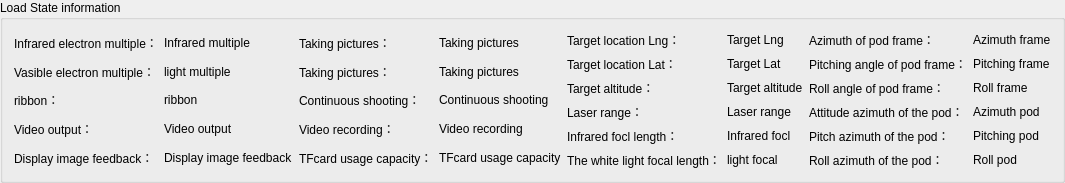
       <widget class="QGroupBox" name="groupBox_54_PayloadStatusInfo_Common">
        <property name="sizePolicy">
         <sizepolicy hsizetype="Minimum" vsizetype="Minimum">
          <horstretch>0</horstretch>
          <verstretch>0</verstretch>
         </sizepolicy>
        </property>
        <property name="minimumSize">
         <size>
          <width>2</width>
          <height>2</height>
         </size>
        </property>
        <property name="title">
         <string>Load State information</string>
        </property>
        <layout class="QHBoxLayout" name="horizontalLayout_4">
         <item>
          <layout class="QGridLayout" name="gridLayout_15">
           <item row="0" column="1">
            <widget class="QLabel" name="label_54_Status_InfraredOut_Common">
             <property name="sizePolicy">
              <sizepolicy hsizetype="Minimum" vsizetype="Minimum">
               <horstretch>0</horstretch>
               <verstretch>0</verstretch>
              </sizepolicy>
             </property>
             <property name="minimumSize">
              <size>
               <width>2</width>
               <height>2</height>
              </size>
             </property>
             <property name="text">
              <string>Infrared multiple</string>
             </property>
            </widget>
           </item>
           <item row="3" column="1">
            <widget class="QLabel" name="label_54_Status_VideoOutput_Common">
             <property name="sizePolicy">
              <sizepolicy hsizetype="Minimum" vsizetype="Minimum">
               <horstretch>0</horstretch>
               <verstretch>0</verstretch>
              </sizepolicy>
             </property>
             <property name="minimumSize">
              <size>
               <width>2</width>
               <height>2</height>
              </size>
             </property>
             <property name="text">
              <string>Video output</string>
             </property>
            </widget>
           </item>
           <item row="1" column="0">
            <widget class="QLabel" name="label_61">
             <property name="sizePolicy">
              <sizepolicy hsizetype="Minimum" vsizetype="Minimum">
               <horstretch>0</horstretch>
               <verstretch>0</verstretch>
              </sizepolicy>
             </property>
             <property name="minimumSize">
              <size>
               <width>2</width>
               <height>2</height>
              </size>
             </property>
             <property name="text">
              <string>Vasible electron multiple：</string>
             </property>
            </widget>
           </item>
           <item row="0" column="0">
            <widget class="QLabel" name="label_60">
             <property name="sizePolicy">
              <sizepolicy hsizetype="Minimum" vsizetype="Minimum">
               <horstretch>0</horstretch>
               <verstretch>0</verstretch>
              </sizepolicy>
             </property>
             <property name="minimumSize">
              <size>
               <width>2</width>
               <height>2</height>
              </size>
             </property>
             <property name="text">
              <string>Infrared electron multiple：</string>
             </property>
            </widget>
           </item>
           <item row="2" column="0">
            <widget class="QLabel" name="label_62">
             <property name="sizePolicy">
              <sizepolicy hsizetype="Minimum" vsizetype="Minimum">
               <horstretch>0</horstretch>
               <verstretch>0</verstretch>
              </sizepolicy>
             </property>
             <property name="minimumSize">
              <size>
               <width>2</width>
               <height>2</height>
              </size>
             </property>
             <property name="text">
              <string>ribbon：</string>
             </property>
            </widget>
           </item>
           <item row="2" column="1">
            <widget class="QLabel" name="label_54_Status_Ribbon_Common">
             <property name="sizePolicy">
              <sizepolicy hsizetype="Minimum" vsizetype="Minimum">
               <horstretch>0</horstretch>
               <verstretch>0</verstretch>
              </sizepolicy>
             </property>
             <property name="minimumSize">
              <size>
               <width>2</width>
               <height>2</height>
              </size>
             </property>
             <property name="text">
              <string>ribbon</string>
             </property>
            </widget>
           </item>
           <item row="1" column="1">
            <widget class="QLabel" name="label_54_Status_LightOut_Common">
             <property name="sizePolicy">
              <sizepolicy hsizetype="Minimum" vsizetype="Minimum">
               <horstretch>0</horstretch>
               <verstretch>0</verstretch>
              </sizepolicy>
             </property>
             <property name="minimumSize">
              <size>
               <width>2</width>
               <height>2</height>
              </size>
             </property>
             <property name="text">
              <string>light multiple</string>
             </property>
            </widget>
           </item>
           <item row="3" column="0">
            <widget class="QLabel" name="label_63">
             <property name="sizePolicy">
              <sizepolicy hsizetype="Minimum" vsizetype="Minimum">
               <horstretch>0</horstretch>
               <verstretch>0</verstretch>
              </sizepolicy>
             </property>
             <property name="minimumSize">
              <size>
               <width>2</width>
               <height>2</height>
              </size>
             </property>
             <property name="text">
              <string>Video output：</string>
             </property>
            </widget>
           </item>
           <item row="4" column="0">
            <widget class="QLabel" name="label_52">
             <property name="text">
              <string>Display image feedback：</string>
             </property>
            </widget>
           </item>
           <item row="4" column="1">
            <widget class="QLabel" name="label_54_Status_LightShowPictureRespond_Common">
             <property name="text">
              <string>Display image feedback</string>
             </property>
            </widget>
           </item>
          </layout>
         </item>
         <item>
          <layout class="QGridLayout" name="gridLayout_16">
           <item row="1" column="0">
            <widget class="QLabel" name="label_71">
             <property name="sizePolicy">
              <sizepolicy hsizetype="Minimum" vsizetype="Minimum">
               <horstretch>0</horstretch>
               <verstretch>0</verstretch>
              </sizepolicy>
             </property>
             <property name="minimumSize">
              <size>
               <width>2</width>
               <height>2</height>
              </size>
             </property>
             <property name="text">
              <string>Taking pictures：</string>
             </property>
            </widget>
           </item>
           <item row="1" column="1">
            <widget class="QLabel" name="label_54_Status_CapPicture_Common">
             <property name="sizePolicy">
              <sizepolicy hsizetype="Minimum" vsizetype="Minimum">
               <horstretch>0</horstretch>
               <verstretch>0</verstretch>
              </sizepolicy>
             </property>
             <property name="minimumSize">
              <size>
               <width>2</width>
               <height>2</height>
              </size>
             </property>
             <property name="text">
              <string>Taking pictures</string>
             </property>
            </widget>
           </item>
           <item row="3" column="1">
            <widget class="QLabel" name="label_54_Status_RecodeVideo_Common">
             <property name="sizePolicy">
              <sizepolicy hsizetype="Minimum" vsizetype="Minimum">
               <horstretch>0</horstretch>
               <verstretch>0</verstretch>
              </sizepolicy>
             </property>
             <property name="minimumSize">
              <size>
               <width>2</width>
               <height>2</height>
              </size>
             </property>
             <property name="text">
              <string>Video recording</string>
             </property>
            </widget>
           </item>
           <item row="2" column="0">
            <widget class="QLabel" name="label_69">
             <property name="sizePolicy">
              <sizepolicy hsizetype="Minimum" vsizetype="Minimum">
               <horstretch>0</horstretch>
               <verstretch>0</verstretch>
              </sizepolicy>
             </property>
             <property name="minimumSize">
              <size>
               <width>2</width>
               <height>2</height>
              </size>
             </property>
             <property name="text">
              <string>Continuous shooting：</string>
             </property>
            </widget>
           </item>
           <item row="0" column="0">
            <widget class="QLabel" name="label_67">
             <property name="sizePolicy">
              <sizepolicy hsizetype="Minimum" vsizetype="Minimum">
               <horstretch>0</horstretch>
               <verstretch>0</verstretch>
              </sizepolicy>
             </property>
             <property name="minimumSize">
              <size>
               <width>2</width>
               <height>2</height>
              </size>
             </property>
             <property name="text">
              <string>Taking pictures：</string>
             </property>
            </widget>
           </item>
           <item row="4" column="0">
            <widget class="QLabel" name="label_45">
             <property name="text">
              <string>TFcard usage capacity：</string>
             </property>
            </widget>
           </item>
           <item row="0" column="1">
            <widget class="QLabel" name="label_54_Status_TakePicture_Common">
             <property name="sizePolicy">
              <sizepolicy hsizetype="Minimum" vsizetype="Minimum">
               <horstretch>0</horstretch>
               <verstretch>0</verstretch>
              </sizepolicy>
             </property>
             <property name="minimumSize">
              <size>
               <width>2</width>
               <height>2</height>
              </size>
             </property>
             <property name="text">
              <string>Taking pictures</string>
             </property>
            </widget>
           </item>
           <item row="4" column="1">
            <widget class="QLabel" name="label_54_Status_TFCapacity_Common">
             <property name="text">
              <string>TFcard usage capacity</string>
             </property>
            </widget>
           </item>
           <item row="3" column="0">
            <widget class="QLabel" name="label_65">
             <property name="sizePolicy">
              <sizepolicy hsizetype="Minimum" vsizetype="Minimum">
               <horstretch>0</horstretch>
               <verstretch>0</verstretch>
              </sizepolicy>
             </property>
             <property name="minimumSize">
              <size>
               <width>2</width>
               <height>2</height>
              </size>
             </property>
             <property name="text">
              <string>Video recording：</string>
             </property>
            </widget>
           </item>
           <item row="2" column="1">
            <widget class="QLabel" name="label_54_Status_ContinueTakePicture_Common">
             <property name="sizePolicy">
              <sizepolicy hsizetype="Minimum" vsizetype="Minimum">
               <horstretch>0</horstretch>
               <verstretch>0</verstretch>
              </sizepolicy>
             </property>
             <property name="minimumSize">
              <size>
               <width>2</width>
               <height>2</height>
              </size>
             </property>
             <property name="text">
              <string>Continuous shooting</string>
             </property>
            </widget>
           </item>
          </layout>
         </item>
         <item>
          <layout class="QGridLayout" name="gridLayout_17">
           <item row="3" column="1">
            <widget class="QLabel" name="label_54_Status_TelemeterDistanceValue_Common">
             <property name="sizePolicy">
              <sizepolicy hsizetype="Minimum" vsizetype="Minimum">
               <horstretch>0</horstretch>
               <verstretch>0</verstretch>
              </sizepolicy>
             </property>
             <property name="minimumSize">
              <size>
               <width>2</width>
               <height>2</height>
              </size>
             </property>
             <property name="text">
              <string>Laser range</string>
             </property>
            </widget>
           </item>
           <item row="3" column="0">
            <widget class="QLabel" name="label_87">
             <property name="sizePolicy">
              <sizepolicy hsizetype="Minimum" vsizetype="Minimum">
               <horstretch>0</horstretch>
               <verstretch>0</verstretch>
              </sizepolicy>
             </property>
             <property name="minimumSize">
              <size>
               <width>2</width>
               <height>2</height>
              </size>
             </property>
             <property name="text">
              <string>Laser range：</string>
             </property>
            </widget>
           </item>
           <item row="5" column="1">
            <widget class="QLabel" name="label_54_Status_LightFocus_Common">
             <property name="sizePolicy">
              <sizepolicy hsizetype="Minimum" vsizetype="Minimum">
               <horstretch>0</horstretch>
               <verstretch>0</verstretch>
              </sizepolicy>
             </property>
             <property name="minimumSize">
              <size>
               <width>2</width>
               <height>2</height>
              </size>
             </property>
             <property name="text">
              <string>light focal</string>
             </property>
            </widget>
           </item>
           <item row="4" column="1">
            <widget class="QLabel" name="label_54_Status_InfraredFocus_Common">
             <property name="sizePolicy">
              <sizepolicy hsizetype="Minimum" vsizetype="Minimum">
               <horstretch>0</horstretch>
               <verstretch>0</verstretch>
              </sizepolicy>
             </property>
             <property name="minimumSize">
              <size>
               <width>2</width>
               <height>2</height>
              </size>
             </property>
             <property name="text">
              <string>Infrared focl</string>
             </property>
            </widget>
           </item>
           <item row="0" column="0">
            <widget class="QLabel" name="label_99">
             <property name="sizePolicy">
              <sizepolicy hsizetype="Minimum" vsizetype="Minimum">
               <horstretch>0</horstretch>
               <verstretch>0</verstretch>
              </sizepolicy>
             </property>
             <property name="minimumSize">
              <size>
               <width>2</width>
               <height>2</height>
              </size>
             </property>
             <property name="text">
              <string>Target location Lng：</string>
             </property>
            </widget>
           </item>
           <item row="0" column="1">
            <widget class="QLabel" name="label_54_Status_TargetLongitude_Common">
             <property name="sizePolicy">
              <sizepolicy hsizetype="Minimum" vsizetype="Minimum">
               <horstretch>0</horstretch>
               <verstretch>0</verstretch>
              </sizepolicy>
             </property>
             <property name="minimumSize">
              <size>
               <width>2</width>
               <height>2</height>
              </size>
             </property>
             <property name="text">
              <string>Target Lng</string>
             </property>
            </widget>
           </item>
           <item row="1" column="1">
            <widget class="QLabel" name="label_54_Status_TargetLatitude_Common">
             <property name="sizePolicy">
              <sizepolicy hsizetype="Minimum" vsizetype="Minimum">
               <horstretch>0</horstretch>
               <verstretch>0</verstretch>
              </sizepolicy>
             </property>
             <property name="minimumSize">
              <size>
               <width>2</width>
               <height>2</height>
              </size>
             </property>
             <property name="text">
              <string>Target Lat</string>
             </property>
            </widget>
           </item>
           <item row="1" column="0">
            <widget class="QLabel" name="label_93">
             <property name="sizePolicy">
              <sizepolicy hsizetype="Minimum" vsizetype="Minimum">
               <horstretch>0</horstretch>
               <verstretch>0</verstretch>
              </sizepolicy>
             </property>
             <property name="minimumSize">
              <size>
               <width>2</width>
               <height>2</height>
              </size>
             </property>
             <property name="text">
              <string>Target location Lat：</string>
             </property>
            </widget>
           </item>
           <item row="2" column="0">
            <widget class="QLabel" name="label_100">
             <property name="sizePolicy">
              <sizepolicy hsizetype="Minimum" vsizetype="Minimum">
               <horstretch>0</horstretch>
               <verstretch>0</verstretch>
              </sizepolicy>
             </property>
             <property name="minimumSize">
              <size>
               <width>2</width>
               <height>2</height>
              </size>
             </property>
             <property name="text">
              <string>Target altitude：</string>
             </property>
            </widget>
           </item>
           <item row="2" column="1">
            <widget class="QLabel" name="label_54_Status_TargetAltitude_Common">
             <property name="sizePolicy">
              <sizepolicy hsizetype="Minimum" vsizetype="Minimum">
               <horstretch>0</horstretch>
               <verstretch>0</verstretch>
              </sizepolicy>
             </property>
             <property name="minimumSize">
              <size>
               <width>2</width>
               <height>2</height>
              </size>
             </property>
             <property name="text">
              <string>Target altitude</string>
             </property>
            </widget>
           </item>
           <item row="4" column="0">
            <widget class="QLabel" name="label_81">
             <property name="sizePolicy">
              <sizepolicy hsizetype="Minimum" vsizetype="Minimum">
               <horstretch>0</horstretch>
               <verstretch>0</verstretch>
              </sizepolicy>
             </property>
             <property name="minimumSize">
              <size>
               <width>2</width>
               <height>2</height>
              </size>
             </property>
             <property name="text">
              <string>Infrared focl length：</string>
             </property>
            </widget>
           </item>
           <item row="5" column="0">
            <widget class="QLabel" name="label_86">
             <property name="sizePolicy">
              <sizepolicy hsizetype="Minimum" vsizetype="Minimum">
               <horstretch>0</horstretch>
               <verstretch>0</verstretch>
              </sizepolicy>
             </property>
             <property name="minimumSize">
              <size>
               <width>2</width>
               <height>2</height>
              </size>
             </property>
             <property name="text">
              <string>The white light focal length：</string>
             </property>
            </widget>
           </item>
          </layout>
         </item>
         <item>
          <layout class="QGridLayout" name="gridLayout_18">
           <item row="3" column="0">
            <widget class="QLabel" name="label_95">
             <property name="sizePolicy">
              <sizepolicy hsizetype="Minimum" vsizetype="Minimum">
               <horstretch>0</horstretch>
               <verstretch>0</verstretch>
              </sizepolicy>
             </property>
             <property name="minimumSize">
              <size>
               <width>2</width>
               <height>2</height>
              </size>
             </property>
             <property name="text">
              <string>Attitude azimuth of the pod：</string>
             </property>
            </widget>
           </item>
           <item row="0" column="0">
            <widget class="QLabel" name="label_80">
             <property name="sizePolicy">
              <sizepolicy hsizetype="Minimum" vsizetype="Minimum">
               <horstretch>0</horstretch>
               <verstretch>0</verstretch>
              </sizepolicy>
             </property>
             <property name="minimumSize">
              <size>
               <width>2</width>
               <height>2</height>
              </size>
             </property>
             <property name="text">
              <string>Azimuth of pod frame：</string>
             </property>
            </widget>
           </item>
           <item row="5" column="0">
            <widget class="QLabel" name="label_91">
             <property name="sizePolicy">
              <sizepolicy hsizetype="Minimum" vsizetype="Minimum">
               <horstretch>0</horstretch>
               <verstretch>0</verstretch>
              </sizepolicy>
             </property>
             <property name="minimumSize">
              <size>
               <width>2</width>
               <height>2</height>
              </size>
             </property>
             <property name="text">
              <string>Roll azimuth of the pod：</string>
             </property>
            </widget>
           </item>
           <item row="0" column="1">
            <widget class="QLabel" name="label_54_Status_GimbalYaw_Common">
             <property name="sizePolicy">
              <sizepolicy hsizetype="Minimum" vsizetype="Minimum">
               <horstretch>0</horstretch>
               <verstretch>0</verstretch>
              </sizepolicy>
             </property>
             <property name="minimumSize">
              <size>
               <width>2</width>
               <height>2</height>
              </size>
             </property>
             <property name="text">
              <string>Azimuth frame</string>
             </property>
            </widget>
           </item>
           <item row="5" column="1">
            <widget class="QLabel" name="label_54_Status_GimbalAttitudeRoll_Common">
             <property name="sizePolicy">
              <sizepolicy hsizetype="Minimum" vsizetype="Minimum">
               <horstretch>0</horstretch>
               <verstretch>0</verstretch>
              </sizepolicy>
             </property>
             <property name="minimumSize">
              <size>
               <width>2</width>
               <height>2</height>
              </size>
             </property>
             <property name="text">
              <string>Roll pod</string>
             </property>
            </widget>
           </item>
           <item row="4" column="0">
            <widget class="QLabel" name="label_98">
             <property name="sizePolicy">
              <sizepolicy hsizetype="Minimum" vsizetype="Minimum">
               <horstretch>0</horstretch>
               <verstretch>0</verstretch>
              </sizepolicy>
             </property>
             <property name="minimumSize">
              <size>
               <width>2</width>
               <height>2</height>
              </size>
             </property>
             <property name="text">
              <string>Pitch azimuth of the pod：</string>
             </property>
            </widget>
           </item>
           <item row="3" column="1">
            <widget class="QLabel" name="label_54_Status_GimbalAttitudeYaw_Common">
             <property name="sizePolicy">
              <sizepolicy hsizetype="Minimum" vsizetype="Minimum">
               <horstretch>0</horstretch>
               <verstretch>0</verstretch>
              </sizepolicy>
             </property>
             <property name="minimumSize">
              <size>
               <width>2</width>
               <height>2</height>
              </size>
             </property>
             <property name="text">
              <string>Azimuth pod</string>
             </property>
            </widget>
           </item>
           <item row="1" column="1">
            <widget class="QLabel" name="label_54_Status_GimbalPitch_Common">
             <property name="sizePolicy">
              <sizepolicy hsizetype="Minimum" vsizetype="Minimum">
               <horstretch>0</horstretch>
               <verstretch>0</verstretch>
              </sizepolicy>
             </property>
             <property name="minimumSize">
              <size>
               <width>2</width>
               <height>2</height>
              </size>
             </property>
             <property name="text">
              <string>Pitching frame</string>
             </property>
            </widget>
           </item>
           <item row="4" column="1">
            <widget class="QLabel" name="label_54_Status_GimbalAttitudePitch_Common">
             <property name="sizePolicy">
              <sizepolicy hsizetype="Minimum" vsizetype="Minimum">
               <horstretch>0</horstretch>
               <verstretch>0</verstretch>
              </sizepolicy>
             </property>
             <property name="minimumSize">
              <size>
               <width>2</width>
               <height>2</height>
              </size>
             </property>
             <property name="text">
              <string>Pitching pod</string>
             </property>
            </widget>
           </item>
           <item row="1" column="0">
            <widget class="QLabel" name="label_82">
             <property name="sizePolicy">
              <sizepolicy hsizetype="Minimum" vsizetype="Minimum">
               <horstretch>0</horstretch>
               <verstretch>0</verstretch>
              </sizepolicy>
             </property>
             <property name="minimumSize">
              <size>
               <width>2</width>
               <height>2</height>
              </size>
             </property>
             <property name="text">
              <string>Pitching angle of pod frame：</string>
             </property>
            </widget>
           </item>
           <item row="2" column="0">
            <widget class="QLabel" name="label_89">
             <property name="sizePolicy">
              <sizepolicy hsizetype="Minimum" vsizetype="Minimum">
               <horstretch>0</horstretch>
               <verstretch>0</verstretch>
              </sizepolicy>
             </property>
             <property name="minimumSize">
              <size>
               <width>2</width>
               <height>2</height>
              </size>
             </property>
             <property name="text">
              <string>Roll angle of pod frame：</string>
             </property>
            </widget>
           </item>
           <item row="2" column="1">
            <widget class="QLabel" name="label_54_Status_GimbalRoll_Common">
             <property name="sizePolicy">
              <sizepolicy hsizetype="Minimum" vsizetype="Minimum">
               <horstretch>0</horstretch>
               <verstretch>0</verstretch>
              </sizepolicy>
             </property>
             <property name="minimumSize">
              <size>
               <width>2</width>
               <height>2</height>
              </size>
             </property>
             <property name="text">
              <string>Roll frame</string>
             </property>
            </widget>
           </item>
          </layout>
         </item>
        </layout>
       </widget>
